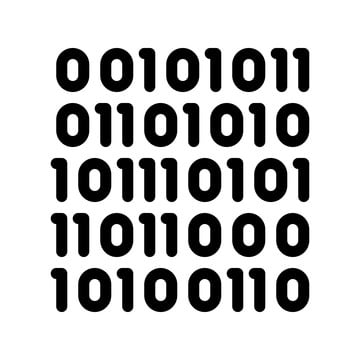
#> input picture Image/binary.jpg, 360 x 360 px, found by its file name
$ python MorphologicalTransformations.py
#> lines starting #> are read from the running program, lines starting #| are printed output that depends on the picture
import cv2 as cv
import numpy as np

img = cv.imread('Image/binary.jpg', cv.IMREAD_GRAYSCALE)
#> img is the input picture: shape (360, 360); min 0, max 255, mean 195.2

if img is None:
    print("File couldn't be read!")

# 1. Erosion: Erodes away the boundaries of the foreground object.
# Benefit: Useful for removing small white noises
kernel = np.ones((5, 5), np.uint8)
erosion = cv.erode(img, kernel, iterations=1)
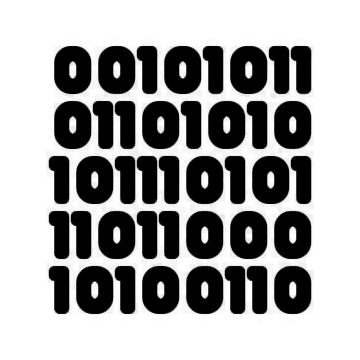
#> erosion: shape (360, 360); min 0, max 255, mean 166.5

# 2. Dilation: Dilation increases the object area.
# Benefit: Useful in combination of erosion because while erosion remoces white noises
# and shrinks our object, the dilation increases the object area and joined broken parts.
dilation = cv.dilate(img, kernel, iterations=1)
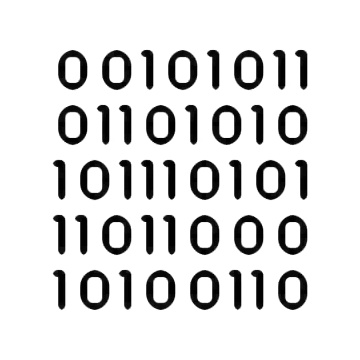
#> dilation: shape (360, 360); min 0, max 255, mean 222.2

# 3. Opening: Combines erosion and dilation in one step.
# First come erosion then dilation
# Benefit: Useful in removing noise
opening = cv.morphologyEx(img, cv.MORPH_OPEN, kernel)

# 4. Closing: Reverse of Opening, dilation followed by erosion
closing = cv.morphologyEx(img, cv.MORPH_CLOSE, kernel)

cv.imshow('Original Image', img)
cv.imshow('Erosion Image', erosion)
cv.imshow('Dilation Image', dilation)
cv.imshow('Morphology Opening', opening)
cv.waitKey(0)
cv.destroyAllWindows()
